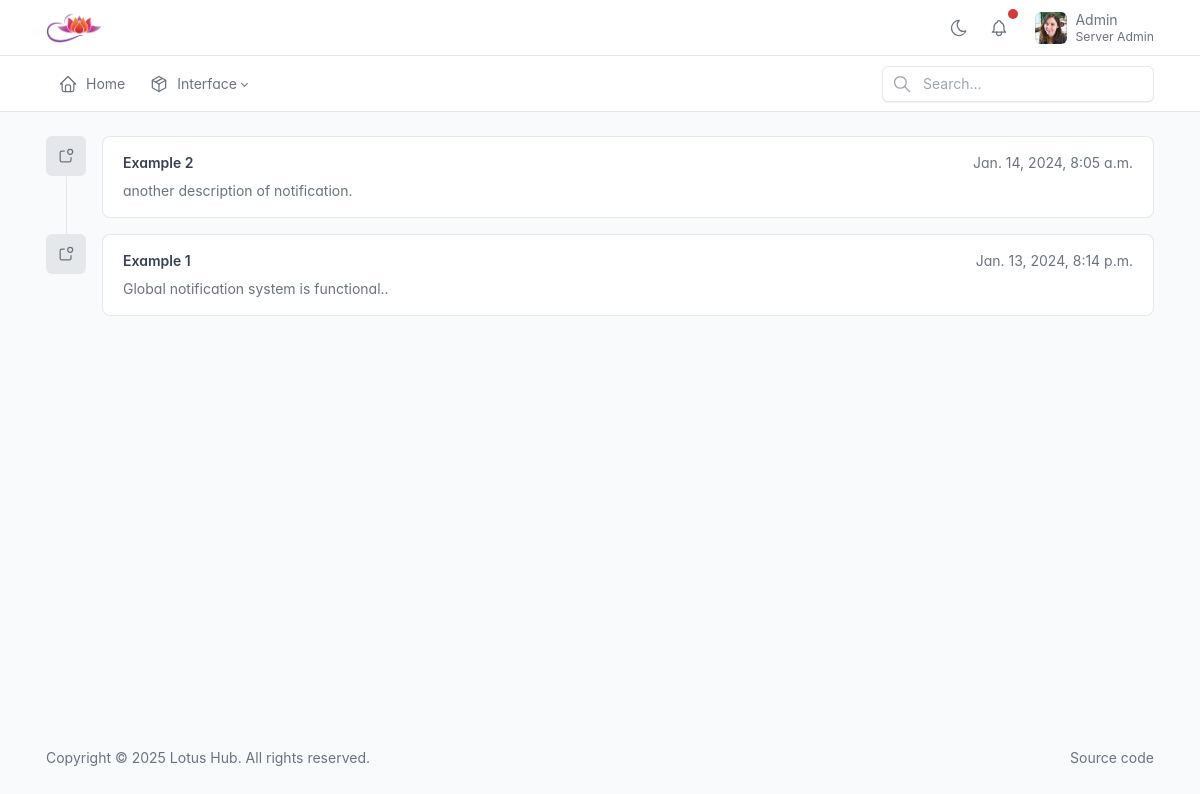
The app's page /notifications/ (signed in) with its own data.
### account/models.py (models this page shows, shortened)
class Profile(models.Model):
    GENDER =(
        ('Male','Male'),
        ('Female','Female'),
        ('Other','Other')
    )
    user = models.OneToOneField(User, on_delete=models.CASCADE,related_name="user_profile")
    profile_picture = models.ImageField(default='Account/profile_images/default.jpg', upload_to='Account/profile_images',null=True,blank=True,verbose_name="Profile Picture")
    cover_picture = models.ImageField(default='Account/cover_images/_default.jpg', upload_to='Account/cover_images',null=True,blank=True,verbose_name="Cover Picture")
    gender = models.CharField(max_length=50, null=True,choices=GENDER)
    headline = models.CharField(max_length=80,null=True, blank=True)
    bio = models.TextField(null=True, blank=True,verbose_name='About me')
    remote_folder_id = models.CharField(max_length=255,null=True, blank=True,verbose_name="Remote Folder ID")
    @property
    def thumbnail_url(self):
        if self.profile_picture and os.path.basename(self.profile_picture.name) != 'default.jpg':
            thumbnail_path = settings.LOGIN_REDIRECT_URL + 'secure_media/Account/profile_images/thumbnail_' + os.path.basename(self.profile_picture.name)
            return thumbnail_path
        else:
            return settings.LOGIN_REDIRECT_URL + 'secure_media/' + self.profile_picture.name

### main/models.py (models this page shows, shortened)
class globalAnnouncement(models.Model):
    title = models.CharField(max_length=255, null=False)
    description = models.TextField(blank=False)
    is_active = models.BooleanField(default=False)
    created_at = models.DateTimeField(auto_now_add=True)
    last_updated_at = models.DateTimeField(auto_now=True)
    class Meta:
        verbose_name = "Announcement"
        verbose_name_plural = "Global notifications"
        indexes = [
            models.Index(fields=['is_active', 'created_at']),
        ]

### main/views.py (the view)
# urls.py: path('notifications/', notifications_view, name='notifications'),
@login_required
def notifications_view(request):
    objects = get_Announcements()
    context = {'objects':objects}
    return render(request, "main/notifications.html",context)

### account/context_processors.py (called while the page is built)
def user_thumbnail_url(request):
    if request.user.is_authenticated:
        user = request.user
        cache_key = f'user_{user.id}_thumbnail_url'
        thumbnail_url = cache.get(cache_key)
        if thumbnail_url is None:
            thumbnail_url = user.user_profile.thumbnail_url
            cache.set(cache_key, thumbnail_url, timeout=60 * 5)  # Cache for 5 minutes
        return {'user_thumbnail_url': thumbnail_url}
    return {}

### main/context_processors.py (called while the page is built)
def announcement_context_processor(request):
    cache_key = 'active_announcements'
    announcements = cache.get(cache_key)
    if announcements is None:
        announcements = globalAnnouncement.objects.filter(is_active=True) \
            .order_by('-created_at')[:4] \
            .only('id', 'title', 'description')
        cache.set(cache_key, announcements, timeout=300)
    return {
        'announcements': announcements
    }

def settings_variable_processor(request):
    return {
        'HOMEURL': settings.LOGIN_REDIRECT_URL,
    }

def user_group_processor(request):
    cache_key = f"user_group_{request.user.id}" if request.user.is_authenticated else None
    if request.user.is_authenticated:
        is_in_group = cache.get(cache_key)
        if is_in_group is None:
            is_in_group = request.user.groups.filter(name='PlusUsers').exists()
            cache.set(cache_key, is_in_group, timeout=300)  # Cache for 5 minutes (optional)
    else:
        is_in_group = False
    return {'user_in_group': is_in_group}

### main/services.py (called while the page is built)
def get_Announcements():
    cache_key = 'active_announcements'
    objects = cache.get(cache_key)
    if objects is None:
        objects = globalAnnouncement.objects.filter(is_active=True) \
            .order_by('-created_at')[:6] \
            .only('id', 'title', 'description', 'created_at', 'last_updated_at')
        cache.set(cache_key, objects, timeout=300)  # Cache timeout in seconds (5 minutes)
    return objects

### templates/main/notifications.html (shortened to what this page needs)
{% extends "base.html" %}
{% load static %}
{% block content %}
<div class="page-body">
    <div class="container-xl">
        <div class="row g-3">
            <div class="col">
                <ul class="timeline">
                    {% for obj in objects %}
                    <li class="timeline-event">
                        <div class="timeline-event-icon">
                        </div>
                        <div class="card timeline-event-card">
                            <div class="card-body">
                                <div class="text-secondary float-end">{{obj.last_updated_at}}</div>
                                <h4>{{obj.title}}</h4>
                                <p class="text-secondary">{{obj.description}}</a>.</p>
                            </div>
                        </div>
                    </li>
                    {% endfor %}
                </ul>
            </div>
        </div>
    </div>
</div>
{% endblock content %}

### templates/includes/navbar.html (shortened to what this page needs)
{% load auth_extras %}
{% load static %}
{% load cache %}
<header class="navbar navbar-expand-md d-print-none">
    <div class="container-xl">
        <h1 class="navbar-brand navbar-brand-autodark d-none-navbar-horizontal pe-0 pe-md-3">
            <a href="{{ HOMEURL }}">
                <img src="{% static 'logo.png' %}" width="110" height="32" alt="Tabler" class="navbar-brand-image">
            </a>
        </h1>
        <div class="navbar-nav flex-row order-md-last">
            <div class="d-md-flex">
                <a href="?theme=dark" class="nav-link px-0 hide-theme-dark" title="Enable dark mode"
                    data-bs-toggle="tooltip" data-bs-placement="bottom">
                </a>
                <div class="nav-item dropdown d-none d-md-flex me-3">
                    <a href="#" class="nav-link px-0" data-bs-toggle="dropdown" tabindex="-1"
                        aria-label="Show notifications">
                        <span class="badge bg-red"></span>
                    </a>
                </div>
            </div>
            <div class="nav-item dropdown">
                <a href="#" class="nav-link d-flex lh-1 text-reset p-0" data-bs-toggle="dropdown"
                    aria-label="Open user menu">
                    <span class="avatar avatar-sm" style="background-image: url('{{ user_thumbnail_url }}')"></span>
                    <div class="d-none d-xl-block ps-2">
                        <div>{{user.first_name.title}} {{user.last_name}}</div>
                        <div class="mt-1 small text-secondary">{{user.user_profile.headline}}</div>
                    </div>
                </a>
            </div>
        </div>
    </div>
</header>
<header class="navbar-expand-md">
    <div class="collapse navbar-collapse" id="navbar-menu">
        <div class="navbar">
            <div class="container-xl">
                <ul class="navbar-nav">
                    <li class="nav-item">
                        <a class="nav-link" href="{%url 'main:home'%}">
                            <span
                                class="nav-link-icon d-md-none d-lg-inline-block">
                            </span>
                            <span class="nav-link-title">
                                Home
                            </span>
                        </a>
                    </li>
                    <li class="nav-item dropdown">
                        <a class="nav-link dropdown-toggle" href="#navbar-base" data-bs-toggle="dropdown"
                            data-bs-auto-close="outside" role="button" aria-expanded="false">
                            <span
                                class="nav-link-icon d-md-none d-lg-inline-block">
                            </span>
                            <span class="nav-link-title">
                                Interface
                            </span>
                        </a>
                    </li>
                </ul>
                <div class="my-2 my-md-0 flex-grow-1 flex-md-grow-0 order-first order-md-last">
                    <form autocomplete="off" novalidate>
                        <div class="input-icon">
                            <span class="input-icon-addon">
                            </span>
                            <input id="user-input" type="text" value="" class="form-control" placeholder="Search…"
                                aria-label="Search in website">
                        </div>
                    </form>
                </div>
            </div>
        </div>
    </div>
</header>

### templates/base.html (style rules this page uses)
:root { --tblr-font-sans-serif: 'Inter Var', -apple-system, BlinkMacSystemFont, San Francisco, Segoe UI, Roboto, Helvetica Neue, sans-serif; }
body { font-feature-settings: "cv03", "cv04", "cv11"; }

### records on screen
globalAnnouncement: last_updated_at "Jan. 14, 2024, 8:05 a.m.", title "Example 2", description "another description of notification"
globalAnnouncement: last_updated_at "Jan. 13, 2024, 8:14 p.m.", title "Example 1", description "Global notification system is functional."

### other values on screen
{{ user.first_name.title }} "Admin"
{{ user.user_profile.headline }} "Server Admin"
